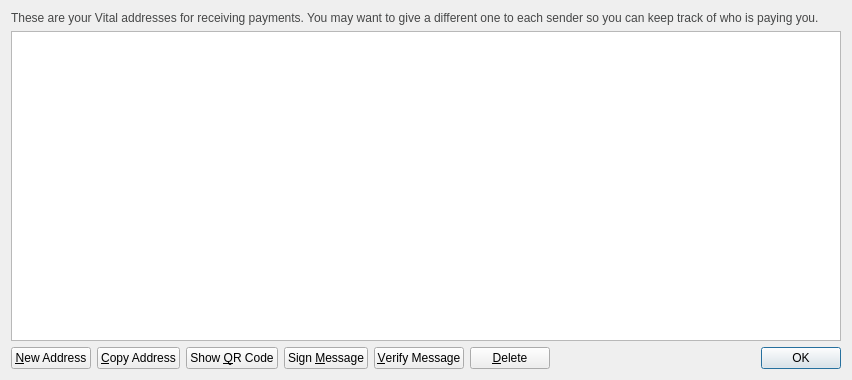
<?xml version="1.0" encoding="UTF-8"?>
<ui version="4.0">
 <class>AddressBookPage</class>
 <widget class="QWidget" name="AddressBookPage">
  <property name="geometry">
   <rect>
    <x>0</x>
    <y>0</y>
    <width>852</width>
    <height>380</height>
   </rect>
  </property>
  <property name="windowTitle">
   <string>Address Book</string>
  </property>
  <layout class="QVBoxLayout" name="verticalLayout">
   <item>
    <widget class="QLabel" name="labelExplanation">
     <property name="styleSheet">
      <string notr="true">#labelExplanation { color: #464747; }</string>
     </property>
     <property name="text">
      <string>These are your Vital addresses for receiving payments. You may want to give a different one to each sender so you can keep track of who is paying you.</string>
     </property>
     <property name="textFormat">
      <enum>Qt::PlainText</enum>
     </property>
     <property name="wordWrap">
      <bool>true</bool>
     </property>
    </widget>
   </item>
   <item>
    <widget class="QTableView" name="tableView">
     <property name="contextMenuPolicy">
      <enum>Qt::CustomContextMenu</enum>
     </property>
     <property name="toolTip">
      <string>Double-click to edit address or label</string>
     </property>
     <property name="tabKeyNavigation">
      <bool>false</bool>
     </property>
     <property name="alternatingRowColors">
      <bool>true</bool>
     </property>
     <property name="selectionMode">
      <enum>QAbstractItemView::SingleSelection</enum>
     </property>
     <property name="selectionBehavior">
      <enum>QAbstractItemView::SelectRows</enum>
     </property>
     <property name="sortingEnabled">
      <bool>true</bool>
     </property>
     <attribute name="verticalHeaderVisible">
      <bool>false</bool>
     </attribute>
    </widget>
   </item>
   <item>
    <layout class="QHBoxLayout" name="horizontalLayout">
     <item>
      <widget class="QPushButton" name="newAddressButton">
       <property name="toolTip">
        <string>Create a new address</string>
       </property>
       <property name="text">
        <string>&amp;New Address</string>
       </property>
       <property name="icon">
        <iconset resource="../bitcoin.qrc">
         <normaloff>:/icons/add</normaloff>:/icons/add</iconset>
       </property>
      </widget>
     </item>
     <item>
      <widget class="QPushButton" name="copyToClipboard">
       <property name="toolTip">
        <string>Copy the currently selected address to the system clipboard</string>
       </property>
       <property name="text">
        <string>&amp;Copy Address</string>
       </property>
       <property name="icon">
        <iconset resource="../bitcoin.qrc">
         <normaloff>:/icons/editcopy</normaloff>:/icons/editcopy</iconset>
       </property>
      </widget>
     </item>
     <item>
      <widget class="QPushButton" name="showQRCode">
       <property name="text">
        <string>Show &amp;QR Code</string>
       </property>
       <property name="icon">
        <iconset resource="../bitcoin.qrc">
         <normaloff>:/icons/qrcode</normaloff>:/icons/qrcode</iconset>
       </property>
      </widget>
     </item>
     <item>
      <widget class="QPushButton" name="signMessage">
       <property name="toolTip">
        <string>Sign a message to prove you own a Vital address</string>
       </property>
       <property name="text">
        <string>Sign &amp;Message</string>
       </property>
       <property name="icon">
        <iconset resource="../bitcoin.qrc">
         <normaloff>:/icons/edit</normaloff>:/icons/edit</iconset>
       </property>
      </widget>
     </item>
     <item>
      <widget class="QPushButton" name="verifyMessage">
       <property name="toolTip">
        <string>Verify a message to ensure it was signed with a specified Vital address</string>
       </property>
       <property name="text">
        <string>&amp;Verify Message</string>
       </property>
       <property name="icon">
        <iconset resource="../bitcoin.qrc">
         <normaloff>:/icons/transaction_0</normaloff>:/icons/transaction_0</iconset>
       </property>
      </widget>
     </item>
     <item>
      <widget class="QPushButton" name="deleteButton">
       <property name="toolTip">
        <string>Delete the currently selected address from the list</string>
       </property>
       <property name="text">
        <string>&amp;Delete</string>
       </property>
       <property name="icon">
        <iconset resource="../bitcoin.qrc">
         <normaloff>:/icons/remove</normaloff>:/icons/remove</iconset>
       </property>
      </widget>
     </item>
     <item>
      <spacer name="horizontalSpacer">
       <property name="orientation">
        <enum>Qt::Horizontal</enum>
       </property>
       <property name="sizeHint" stdset="0">
        <size>
         <width>40</width>
         <height>20</height>
        </size>
       </property>
      </spacer>
     </item>
     <item>
      <widget class="QDialogButtonBox" name="buttonBox">
       <property name="sizePolicy">
        <sizepolicy hsizetype="Maximum" vsizetype="Fixed">
         <horstretch>0</horstretch>
         <verstretch>0</verstretch>
        </sizepolicy>
       </property>
       <property name="standardButtons">
        <set>QDialogButtonBox::Ok</set>
       </property>
      </widget>
     </item>
    </layout>
   </item>
  </layout>
 </widget>
 <resources>
  <include location="../bitcoin.qrc"/>
 </resources>
 <connections/>
</ui>
